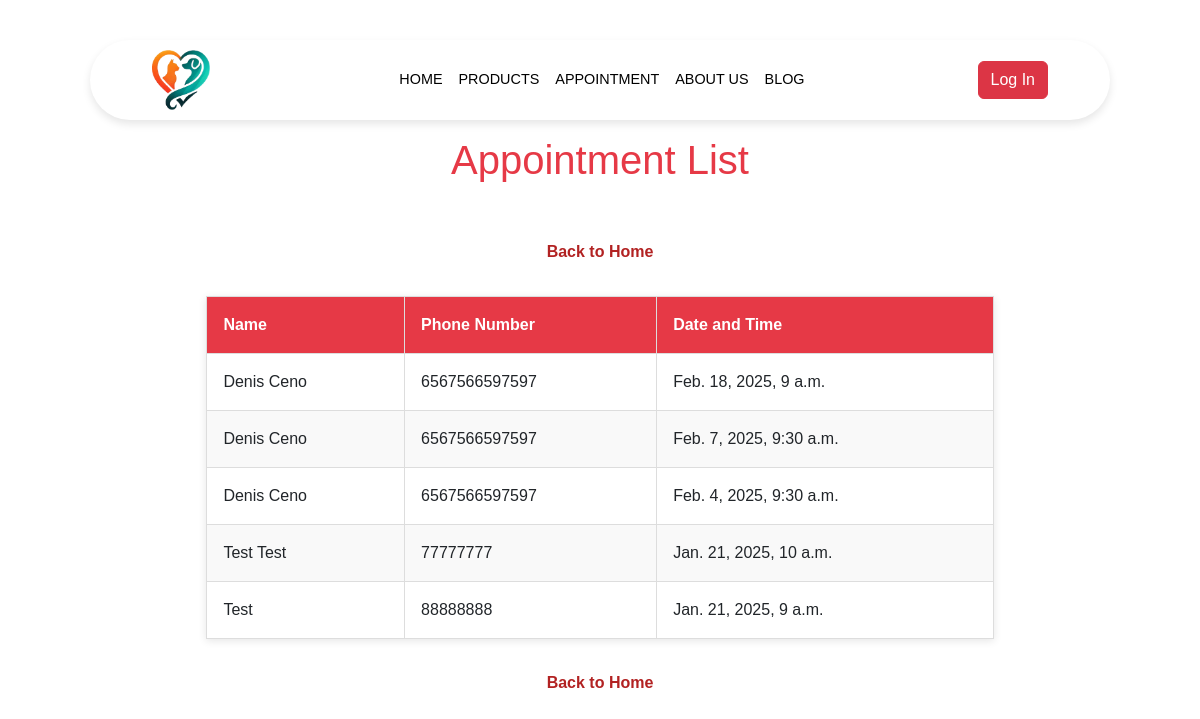
Page /appointments/appointment_list/ on the earlier database version.
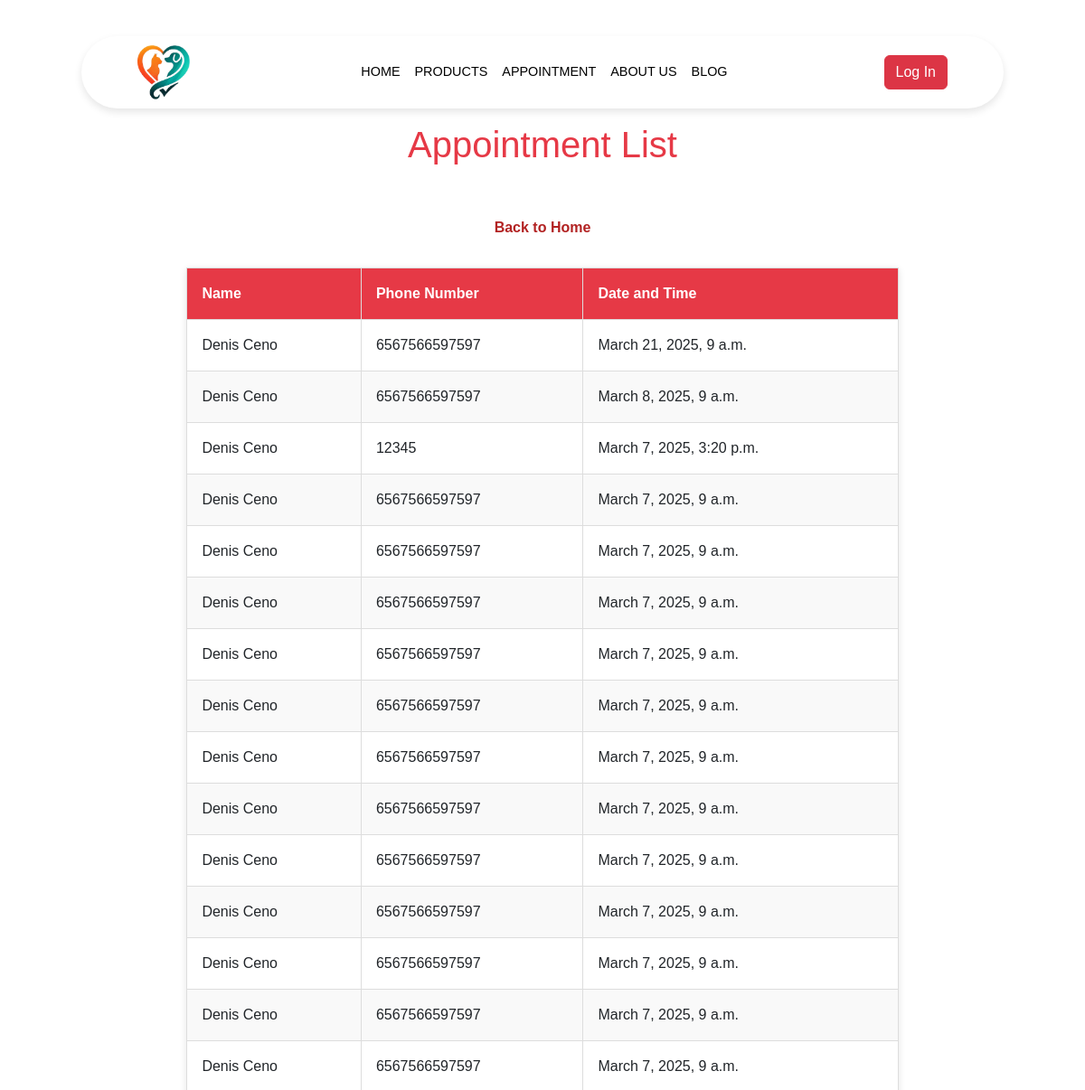
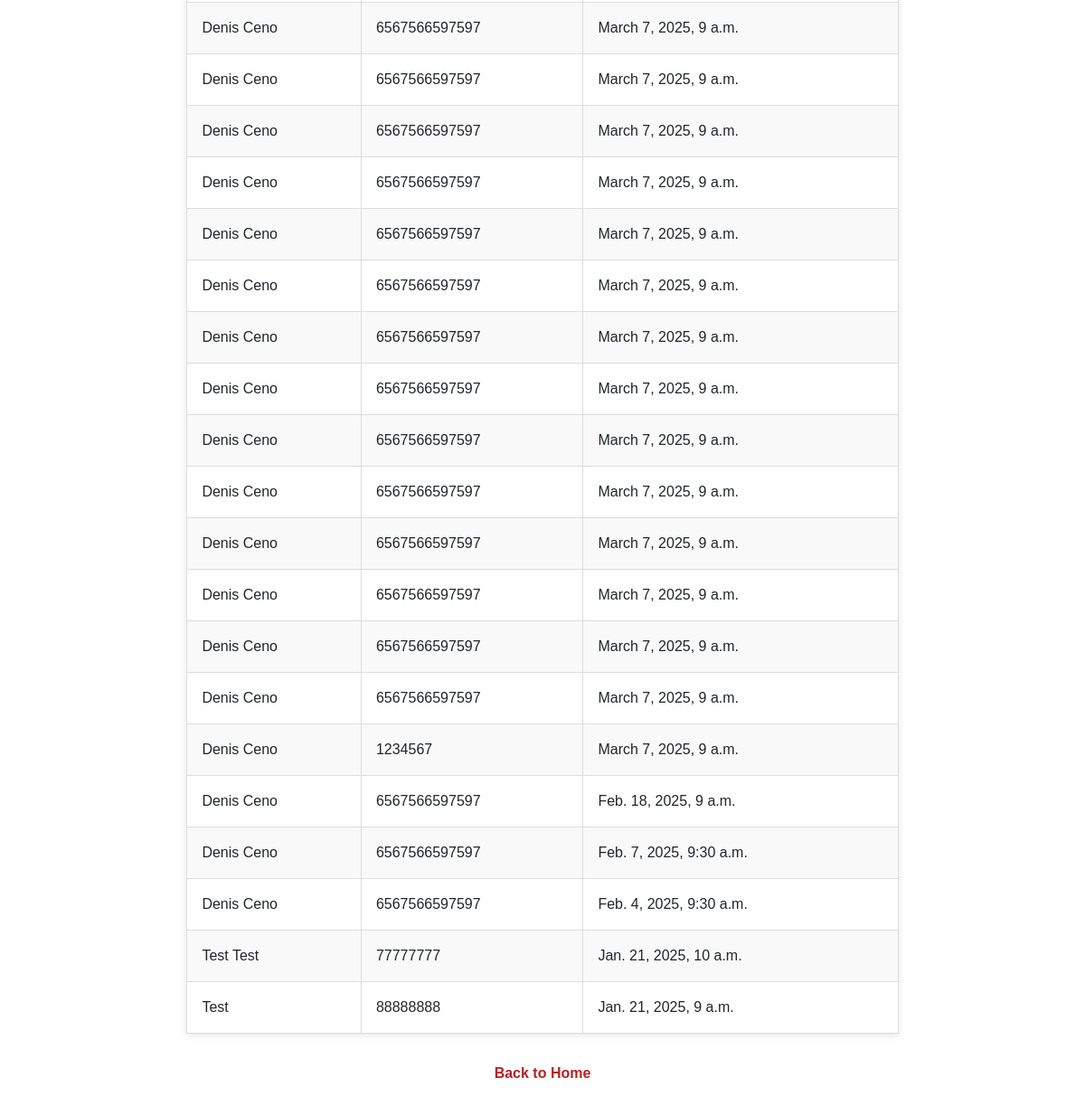
Same page on the later database version (2 pictures, top to bottom).
### appointments/models.py (models this page shows, shortened)
class Appointment(models.Model):
    name = models.CharField(max_length=100)
    email = models.EmailField()
    phone = models.CharField(max_length=15)
    appointment_date = models.DateTimeField()

### appointments/views.py (the view)
# urls.py: path('appointment_list/',views.appointment_list,name='appointment-list'),
def appointment_list(request):
    template_name = 'appointments/appointment_list.html'
    appointments = Appointment.objects.all().order_by('-appointment_date')
    context = {
        'appointments': appointments
    }
    return render(request, template_name, context)

### appointments/templates/appointments/appointment_list.html (shortened to what this page needs)
<!DOCTYPE html>
{% load static %}
<html lang="en">
  <head>
    <link
      href="https://cdn.jsdelivr.net/npm/bootstrap@5.3.3/dist/css/bootstrap.min.css"
      rel="stylesheet"
    />
  </head>
  <body>
    {% include 'navbar.html' %}
    <header>
      <h1>Appointment List</h1>
    </header>
    <div class="back-button">
      <a href="{% url 'home-page' %}">Back to Home</a>
    </div>
    <div class="container">
      <table>
        <thead>
          <tr>
            <th>Name</th>
            <th>Phone Number</th>
            <th>Date and Time</th>
          </tr>
        </thead>
        <tbody>
          {% for appointment in appointments %}
          <tr>
            <td>{{ appointment.name }}</td>
            <td>{{ appointment.phone }}</td>
            <td>{{ appointment.appointment_date }}</td>
          </tr>
          {% endfor %}
        </tbody>
      </table>
      <div class="back-button">
        <a href="{% url 'home-page' %}">Back to Home</a>
      </div>
    </div>
  </body>
</html>

Differences in the rows shown:
added Appointment: name "Denis Ceno", phone "6567566597597", appointment_date "March 21, 2025, 9 a.m."
added Appointment: name "Denis Ceno", phone "6567566597597", appointment_date "March 8, 2025, 9 a.m."
added Appointment: name "Denis Ceno", phone "12345", appointment_date "March 7, 2025, 3:20 p.m."
added Appointment: name "Denis Ceno", phone "6567566597597", appointment_date "March 7, 2025, 9 a.m."
added Appointment: name "Denis Ceno", phone "6567566597597", appointment_date "March 7, 2025, 9 a.m."
added Appointment: name "Denis Ceno", phone "6567566597597", appointment_date "March 7, 2025, 9 a.m."
added Appointment: name "Denis Ceno", phone "6567566597597", appointment_date "March 7, 2025, 9 a.m."
added Appointment: name "Denis Ceno", phone "6567566597597", appointment_date "March 7, 2025, 9 a.m."
added Appointment: name "Denis Ceno", phone "6567566597597", appointment_date "March 7, 2025, 9 a.m."
added Appointment: name "Denis Ceno", phone "6567566597597", appointment_date "March 7, 2025, 9 a.m."
added Appointment: name "Denis Ceno", phone "6567566597597", appointment_date "March 7, 2025, 9 a.m."
added Appointment: name "Denis Ceno", phone "6567566597597", appointment_date "March 7, 2025, 9 a.m."
added Appointment: name "Denis Ceno", phone "6567566597597", appointment_date "March 7, 2025, 9 a.m."
added Appointment: name "Denis Ceno", phone "6567566597597", appointment_date "March 7, 2025, 9 a.m."
added Appointment: name "Denis Ceno", phone "6567566597597", appointment_date "March 7, 2025, 9 a.m."
added Appointment: name "Denis Ceno", phone "6567566597597", appointment_date "March 7, 2025, 9 a.m."
added Appointment: name "Denis Ceno", phone "6567566597597", appointment_date "March 7, 2025, 9 a.m."
added Appointment: name "Denis Ceno", phone "6567566597597", appointment_date "March 7, 2025, 9 a.m."
added Appointment: name "Denis Ceno", phone "6567566597597", appointment_date "March 7, 2025, 9 a.m."
added Appointment: name "Denis Ceno", phone "6567566597597", appointment_date "March 7, 2025, 9 a.m."
added Appointment: name "Denis Ceno", phone "6567566597597", appointment_date "March 7, 2025, 9 a.m."
added Appointment: name "Denis Ceno", phone "6567566597597", appointment_date "March 7, 2025, 9 a.m."
added Appointment: name "Denis Ceno", phone "6567566597597", appointment_date "March 7, 2025, 9 a.m."
added Appointment: name "Denis Ceno", phone "6567566597597", appointment_date "March 7, 2025, 9 a.m."
added Appointment: name "Denis Ceno", phone "6567566597597", appointment_date "March 7, 2025, 9 a.m."
added Appointment: name "Denis Ceno", phone "6567566597597", appointment_date "March 7, 2025, 9 a.m."
added Appointment: name "Denis Ceno", phone "6567566597597", appointment_date "March 7, 2025, 9 a.m."
added Appointment: name "Denis Ceno", phone "6567566597597", appointment_date "March 7, 2025, 9 a.m."
added Appointment: name "Denis Ceno", phone "6567566597597", appointment_date "March 7, 2025, 9 a.m."
added Appointment: name "Denis Ceno", phone "1234567", appointment_date "March 7, 2025, 9 a.m."
